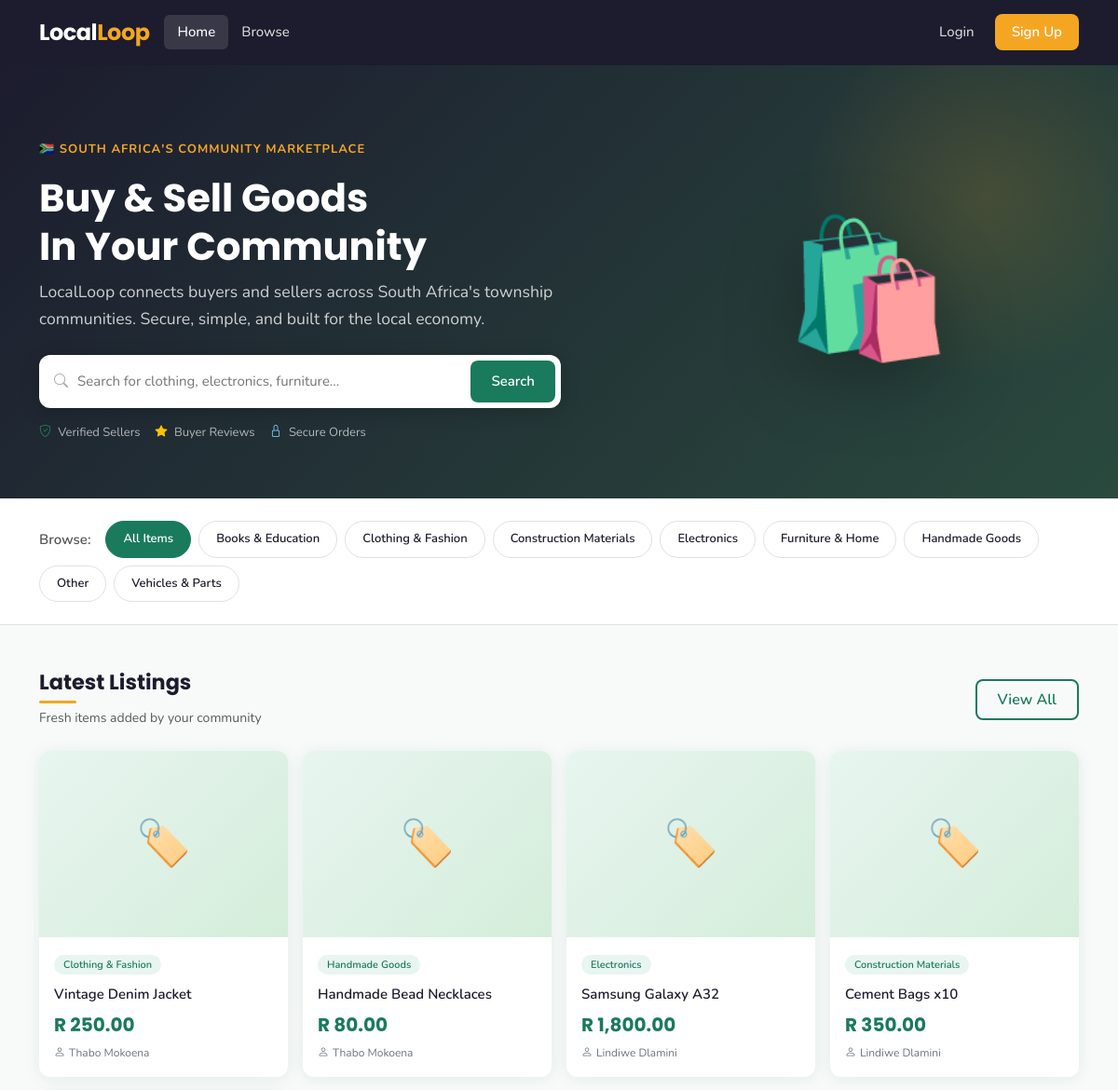
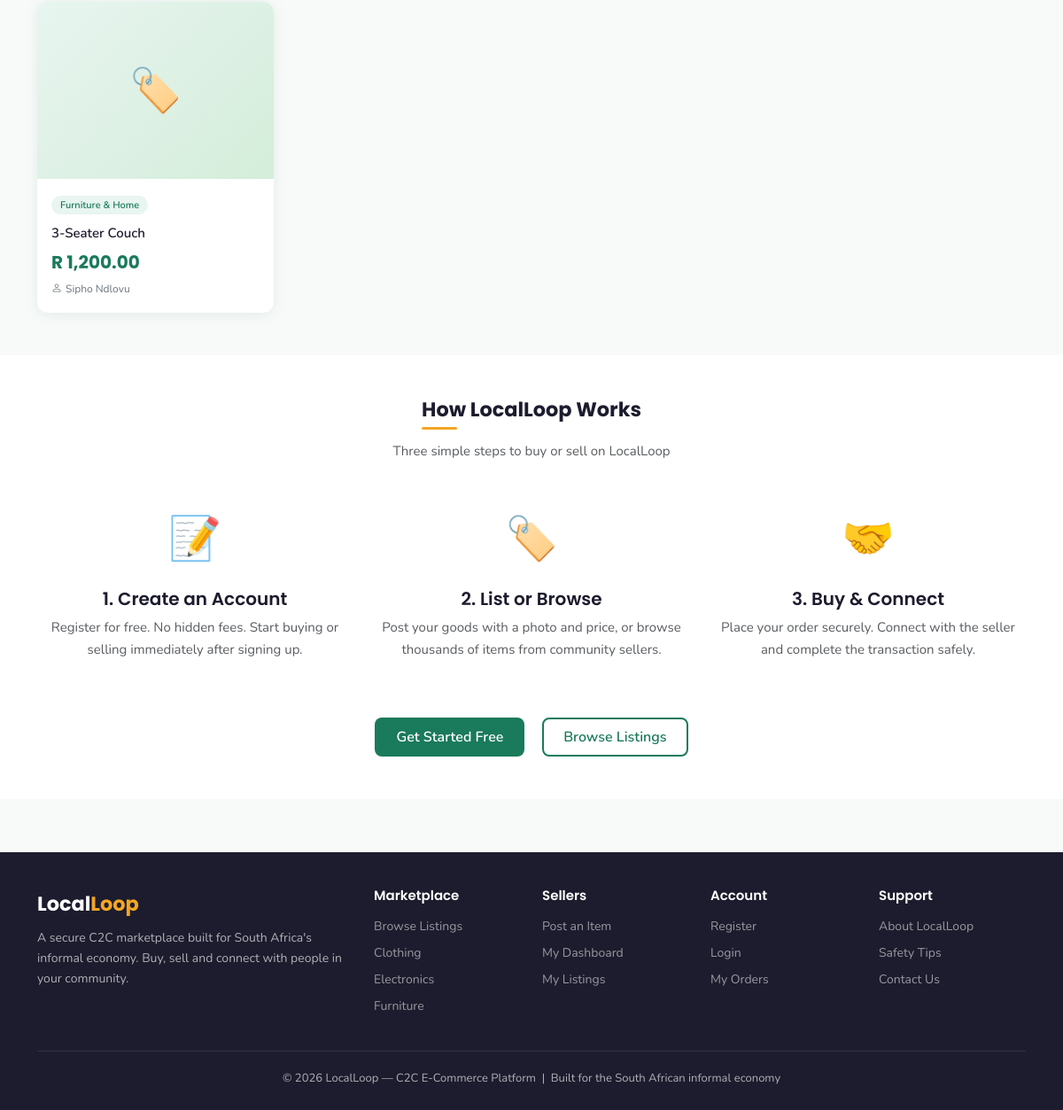
The page / on the database its author committed (2 pictures, top to bottom).
### tables this page shows
CREATE TABLE IF NOT EXISTS `categories` (
  `category_id` INT AUTO_INCREMENT PRIMARY KEY,
  `name` VARCHAR(100) NOT NULL,
  `description` TEXT,
  `created_at` TIMESTAMP DEFAULT CURRENT_TIMESTAMP
);

CREATE TABLE IF NOT EXISTS `listings` (
  `listing_id` INT AUTO_INCREMENT PRIMARY KEY,
  `seller_id` INT NOT NULL,
  `category_id` INT NOT NULL,
  `title` VARCHAR(200) NOT NULL,
  `description` TEXT NOT NULL,
  `price` DECIMAL(10,2) NOT NULL,
  `image` VARCHAR(255) DEFAULT NULL,
  `status` ENUM('active','sold','removed') DEFAULT 'active',
  `created_at` TIMESTAMP DEFAULT CURRENT_TIMESTAMP,
  FOREIGN KEY (`seller_id`) REFERENCES `users`(`user_id`) ON DELETE CASCADE,
  FOREIGN KEY (`category_id`) REFERENCES `categories`(`category_id`) ON DELETE RESTRICT
);

CREATE TABLE IF NOT EXISTS `users` (
  `user_id` INT AUTO_INCREMENT PRIMARY KEY,
  `name` VARCHAR(100) NOT NULL,
  `email` VARCHAR(150) NOT NULL UNIQUE,
  `password` VARCHAR(255) NOT NULL,
  `role` ENUM('buyer','seller','both') DEFAULT 'both',
  `status` ENUM('active','suspended') DEFAULT 'active',
  `created_at` TIMESTAMP DEFAULT CURRENT_TIMESTAMP
);

### config/db.php (called while the page is built, shortened)
<?php
function isLoggedIn() {
    return isset($_SESSION['user_id']);
}
function formatPrice($amount) {
    return 'R ' . number_format($amount, 2);
}
?>

### index.php (the view, shortened to what this page needs)
<?php
require_once 'includes/header.php';
require_once 'includes/navbar.php';
$sql = "SELECT l.*, c.name AS category_name, u.name AS seller_name
        FROM listings l
        JOIN categories c ON l.category_id = c.category_id
        JOIN users u ON l.seller_id = u.user_id
        WHERE l.status = 'active'
        ORDER BY l.created_at DESC
        LIMIT 8";
$result = $conn->query($sql);
$cats = $conn->query("SELECT * FROM categories ORDER BY name");
?>
<section class="hero">
    <div class="container">
        <div class="row align-items-center g-4">
            <div class="col-lg-7">
                <p style="color:var(--accent);font-weight:700;font-size:13px;letter-spacing:1px;text-transform:uppercase;">
                    🇿🇦 South Africa's Community Marketplace
                </p>
                <h1>Buy &amp; Sell Goods <br>In Your Community</h1>
                <p>LocalLoop connects buyers and sellers across South Africa's township communities.
                   Secure, simple, and built for the local economy.</p>
                <form action="/browse.php" method="GET" class="mt-4">
                    <div class="search-bar">
                        <i class="bi bi-search me-2" style="color:#aaa;"></i>
                        <input type="text" name="q" placeholder="Search for clothing, electronics, furniture...">
                        <button type="submit">Search</button>
                    </div>
                </form>
                <div class="mt-3 d-flex gap-3 flex-wrap">
                    <span style="color:rgba(255,255,255,.65);font-size:13px;"><i class="bi bi-shield-check me-1 text-success"></i> Verified Sellers</span>
                    <span style="color:rgba(255,255,255,.65);font-size:13px;"><i class="bi bi-star-fill me-1 text-warning"></i> Buyer Reviews</span>
                    <span style="color:rgba(255,255,255,.65);font-size:13px;"><i class="bi bi-lock me-1" style="color:#7dd3fc;"></i> Secure Orders</span>
                </div>
            </div>
            <div class="col-lg-5 d-none d-lg-block text-center">
                <div style="font-size:9rem;line-height:1;filter:drop-shadow(0 20px 40px rgba(0,0,0,.3));">🛍️</div>
            </div>
        </div>
    </div>
</section>
<section class="py-4 bg-white border-bottom">
    <div class="container">
        <div class="d-flex flex-wrap gap-2 align-items-center">
            <span class="fw-600 me-2" style="font-weight:600;color:#555;">Browse:</span>
            <a href="/browse.php" class="category-pill <?= !isset($_GET['category']) ? 'active' : '' ?>">All Items</a>
            <?php
            $cats->data_seek(0);
            while ($cat = $cats->fetch_assoc()):
            ?>
            <a href="/browse.php?category=<?= $cat['category_id'] ?>" class="category-pill">
                <?= htmlspecialchars($cat['name']) ?>
            </a>
            <?php endwhile; ?>
        </div>
    </div>
</section>
<section class="py-5">
    <div class="container">
        <div class="d-flex justify-content-between align-items-center mb-4">
            <div>
                <h2 class="section-title">Latest Listings</h2>
                <p class="text-muted mb-0" style="font-size:14px;">Fresh items added by your community</p>
            </div>
            <a href="/browse.php" class="btn-outline-ll btn">View All</a>
        </div>
        <?php if ($result && $result->num_rows > 0): ?>
        <div class="row g-3">
            <?php while ($listing = $result->fetch_assoc()): ?>
            <div class="col-6 col-md-4 col-lg-3">
                <a href="/listing.php?id=<?= $listing['listing_id'] ?>" style="text-decoration:none;">
                    <div class="listing-card">
                        <?php if ($listing['image']): ?>
                            <img src="<?= htmlspecialchars($listing['image']) ?>"
                                 class="card-img-top" alt="<?= htmlspecialchars($listing['title']) ?>">
                        <?php else: ?>
                            <div class="card-img-placeholder">🏷️</div>
                        <?php endif; ?>
                        <div class="card-body">
                            <span class="category-badge"><?= htmlspecialchars($listing['category_name']) ?></span>
                            <div class="card-title"><?= htmlspecialchars($listing['title']) ?></div>
                            <div class="price"><?= formatPrice($listing['price']) ?></div>
                            <div class="seller-name mt-1">
                                <i class="bi bi-person me-1"></i><?= htmlspecialchars($listing['seller_name']) ?>
                            </div>
                        </div>
                    </div>
                </a>
            </div>
            <?php endwhile; ?>
        </div>
        <?php endif; ?>
    </div>
</section>
<section class="py-5 bg-white">
    <div class="container text-center">
        <h2 class="section-title mx-auto" style="display:inline-block;">How LocalLoop Works</h2>
        <p class="text-muted mt-2 mb-5">Three simple steps to buy or sell on LocalLoop</p>
        <div class="row g-4">
            <div class="col-md-4">
                <div style="font-size:3rem;margin-bottom:16px;">📝</div>
                <h5>1. Create an Account</h5>
                <p class="text-muted">Register for free. No hidden fees. Start buying or selling immediately after signing up.</p>
            </div>
            <div class="col-md-4">
                <div style="font-size:3rem;margin-bottom:16px;">🏷️</div>
                <h5>2. List or Browse</h5>
                <p class="text-muted">Post your goods with a photo and price, or browse thousands of items from community sellers.</p>
            </div>
            <div class="col-md-4">
                <div style="font-size:3rem;margin-bottom:16px;">🤝</div>
                <h5>3. Buy &amp; Connect</h5>
                <p class="text-muted">Place your order securely. Connect with the seller and complete the transaction safely.</p>
            </div>
        </div>
        <div class="mt-5">
            <?php if (!isLoggedIn()): ?>
                <a href="/register.php" class="btn btn-primary-ll me-3">Get Started Free</a>
                <a href="/browse.php" class="btn-outline-ll btn">Browse Listings</a>
            <?php else: ?>
                <a href="/create-listing.php" class="btn btn-primary-ll me-3">Post an Item</a>
                <a href="/browse.php" class="btn-outline-ll btn">Browse Listings</a>
            <?php endif; ?>
        </div>
    </div>
</section>
<?php require_once 'includes/footer.php'; ?>

### includes/header.php (shortened to what this page needs)
<?php
require_once __DIR__ . '/../config/db.php';
?>
<!DOCTYPE html>
<html lang="en">
<head>
    <link href="https://cdn.jsdelivr.net/npm/bootstrap@5.3.2/dist/css/bootstrap.min.css" rel="stylesheet">
    <link href="https://cdn.jsdelivr.net/npm/bootstrap-icons@1.11.3/font/bootstrap-icons.css" rel="stylesheet">
    <link href="/assets/css/style.css" rel="stylesheet">
</head>
<body>

### includes/navbar.php (shortened to what this page needs)
<nav class="navbar navbar-expand-lg navbar-localloop">
    <div class="container">
        <a class="navbar-brand" href="/index.php">Local<span>Loop</span></a>
        <div class="collapse navbar-collapse" id="navMenu">
            <ul class="navbar-nav me-auto mb-2 mb-lg-0">
                <li class="nav-item">
                    <a class="nav-link <?= basename($_SERVER['PHP_SELF']) == 'index.php' ? 'active' : '' ?>" href="/index.php">Home</a>
                </li>
                <li class="nav-item">
                    <a class="nav-link <?= basename($_SERVER['PHP_SELF']) == 'browse.php' ? 'active' : '' ?>" href="/browse.php">Browse</a>
                </li>
            </ul>
            <ul class="navbar-nav align-items-center gap-2">
                <?php if (isLoggedIn()): ?>
                    <li class="nav-item">
                        <a class="nav-link btn-post" href="/create-listing.php">
                            <i class="bi bi-plus-lg me-1"></i>Post Item
                        </a>
                    </li>
                    <li class="nav-item dropdown">
                        <a class="nav-link dropdown-toggle" href="#" data-bs-toggle="dropdown">
                            <i class="bi bi-person-circle me-1"></i>
                            <?= htmlspecialchars($_SESSION['user_name'] ?? 'Account') ?>
                        </a>
                        <ul class="dropdown-menu dropdown-menu-end">
                            <li><a class="dropdown-item" href="/dashboard.php"><i class="bi bi-speedometer2 me-2"></i>Dashboard</a></li>
                            <li><a class="dropdown-item" href="/my-listings.php"><i class="bi bi-grid me-2"></i>My Listings</a></li>
                            <li><a class="dropdown-item" href="/my-orders.php"><i class="bi bi-bag me-2"></i>My Orders</a></li>
                            <li><a class="dropdown-item" href="seller-orders.php"><i class="bi bi-inbox me-2"></i>Seller Orders</a></li>
                            <li><hr class="dropdown-divider"></li>
                            <li><a class="dropdown-item text-danger" href="/logout.php"><i class="bi bi-box-arrow-right me-2"></i>Logout</a></li>
                        </ul>
                    </li>
                <?php else: ?>
                    <li class="nav-item">
                        <a class="nav-link" href="/login.php">Login</a>
                    </li>
                    <li class="nav-item">
                        <a class="nav-link btn-post" href="/register.php">Sign Up</a>
                    </li>
                <?php endif; ?>
            </ul>
        </div>
    </div>
</nav>

### includes/footer.php (shortened to what this page needs)
<footer class="footer-ll">
    <div class="container">
        <div class="row g-4">
            <div class="col-md-4">
                <div class="footer-brand">Local<span>Loop</span></div>
                <p class="mt-2" style="font-size:14px;">
                    A secure C2C marketplace built for South Africa's informal economy.
                    Buy, sell and connect with people in your community.
                </p>
            </div>
            <div class="col-md-2">
                <h5>Marketplace</h5>
                <a href="/browse.php">Browse Listings</a>
                <a href="/browse.php?category=1">Clothing</a>
                <a href="/browse.php?category=2">Electronics</a>
                <a href="/browse.php?category=3">Furniture</a>
            </div>
            <div class="col-md-2">
                <h5>Sellers</h5>
                <a href="/create-listing.php">Post an Item</a>
                <a href="/dashboard.php">My Dashboard</a>
                <a href="/my-listings.php">My Listings</a>
            </div>
            <div class="col-md-2">
                <h5>Account</h5>
                <a href="/register.php">Register</a>
                <a href="/login.php">Login</a>
                <a href="/my-orders.php">My Orders</a>
            </div>
            <div class="col-md-2">
                <h5>Support</h5>
                <a href="#">About LocalLoop</a>
                <a href="#">Safety Tips</a>
                <a href="#">Contact Us</a>
            </div>
        </div>
        <div class="footer-bottom">
            <p class="mb-0">
                &copy; <?= date('Y') ?> LocalLoop — C2C E-Commerce Platform &nbsp;|&nbsp;
                Built for the South African informal economy
            </p>
        </div>
    </div>
</footer>
</body>
</html>

### rows shown on the page
categories: name "Books & Education"
categories: name "Clothing & Fashion"
categories: name "Construction Materials"
categories: name "Electronics"
categories: name "Furniture & Home"
categories: name "Handmade Goods"
categories: name "Other"
categories: name "Vehicles & Parts"
listings: category.name "Clothing & Fashion", title "Vintage Denim Jacket", price "R 250.00", seller.name "Thabo Mokoena"
listings: category.name "Handmade Goods", title "Handmade Bead Necklaces", price "R 80.00", seller.name "Thabo Mokoena"
listings: category.name "Electronics", title "Samsung Galaxy A32", price "R 1,800.00", seller.name "Lindiwe Dlamini"
listings: category.name "Construction Materials", title "Cement Bags x10", price "R 350.00", seller.name "Lindiwe Dlamini"
listings: category.name "Furniture & Home", title "3-Seater Couch", price "R 1,200.00", seller.name "Sipho Ndlovu"
